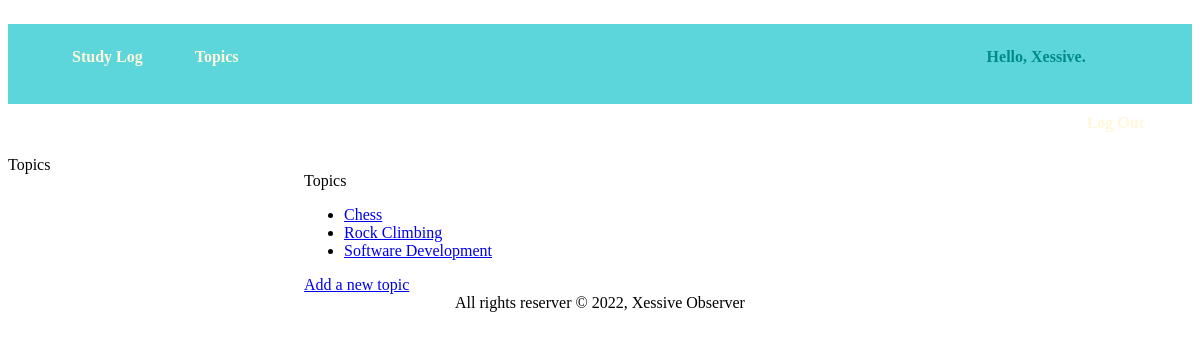
The app's page /topics/ (signed in) with its own data.
### StudyLogs/models.py (models this page shows)
class Topic(models.Model):
    text = models.CharField(max_length=200)
    date_added = models.DateTimeField(auto_now_add=True)
    owner = models.ForeignKey(User, on_delete=models.CASCADE)
    def __str__(self):
        return self.text

### StudyLogs/views.py (the view)
# urls.py: path('topics/', views.topics, name='topics'),
@login_required
def topics(request):
    topics = Topic.objects.filter(owner=request.user).order_by('date_added')
    context = {'topics': topics}
    return render(request, 'StudyLogs/topics.html', context)

### StudyLogs/templates/StudyLogs/topics.html
{% extends 'StudyLogs/base.html'%}
{% block content %}
    <p>Topics</p>
    <ul>
        {% for topic in topics %}
        <li>
            <a href="{% url 'StudyLogs:topic' topic.id %}">{{topic}}</a>
        </li>
        {% empty %}
        <li>
            No topic has been added yet.
        </li>
        {% endfor %}
    </ul>
    <a href="{% url 'StudyLogs:new_topic' %}">Add a new topic</a>
{% endblock content %}

### StudyLogs/templates/StudyLogs/base.html (shortened to what this page needs)
{% load static %}
<!DOCTYPE html>
<html lang="en">
<head>
    {% block css %}
        <link rel="stylesheet" href="{% static 'css/base.css' %}">
        <link rel="stylesheet" href="{% static 'css/index.css' %}">
    {% endblock css %}
</head>
<body>
    <div class="container">
        <header class="header">
            <nav>
                <ul>
                    <li class="nav-link">
                        <a href="{% url 'StudyLogs:index' %}">Study Log</a>
                    </li class="nav-link">
                    <li class="nav-link">
                        <a href="{% url 'StudyLogs:topics' %}">Topics</a>
                    </li class="nav-link">
                    <span style="margin-left: 45em; color: darkcyan; font-weight: bold;">
                        {% if user.is_authenticated %}
                        Hello, {{ user.username }}.
                    </span>
                    <li class="nav-link" style="float: inline-end; margin-right: 3em;">
                        <a href="{% url 'users:logout' %}">Log out</a>
                    </li class="nav-link">
                    {% endif %}
                </ul>
            </nav>
        </header>
        <aside class="aside">{% block aside %}Topics{% endblock aside %}</aside>
        <article class="article">{% block content%}{% endblock content %}</article>
        <footer class="footer">All rights reserver &copy; 2022, Xessive Observer</footer>
    </div>
</body>
</html>

### StudyLogs/static/css/base.css (style rules this page uses)
nav { background-color: rgb(92, 214, 218); height: 10vh; vertical-align: middle; max-width: 100%; border: none; }
.nav-link { margin: 1.5em; list-style: none; display: inline-block; text-transform: capitalize; }
.nav-link a { text-decoration: none; color:cornsilk; font-weight: bolder; }
.header { grid-area: header; }
.aside { grid-area: sidebar; }
.article { grid-area: content; }
.footer { grid-area: footer; text-align: center; }
.container { display: grid; grid-auto-columns: 1fr 3fr; grid-template-areas: "header header" "sidebar content" "footer footer"; }

### records on screen
Topic: text "Chess"
Topic: text "Rock Climbing"
Topic: text "Software Development"

### other values on screen
{{ user.username }} "Xessive"
